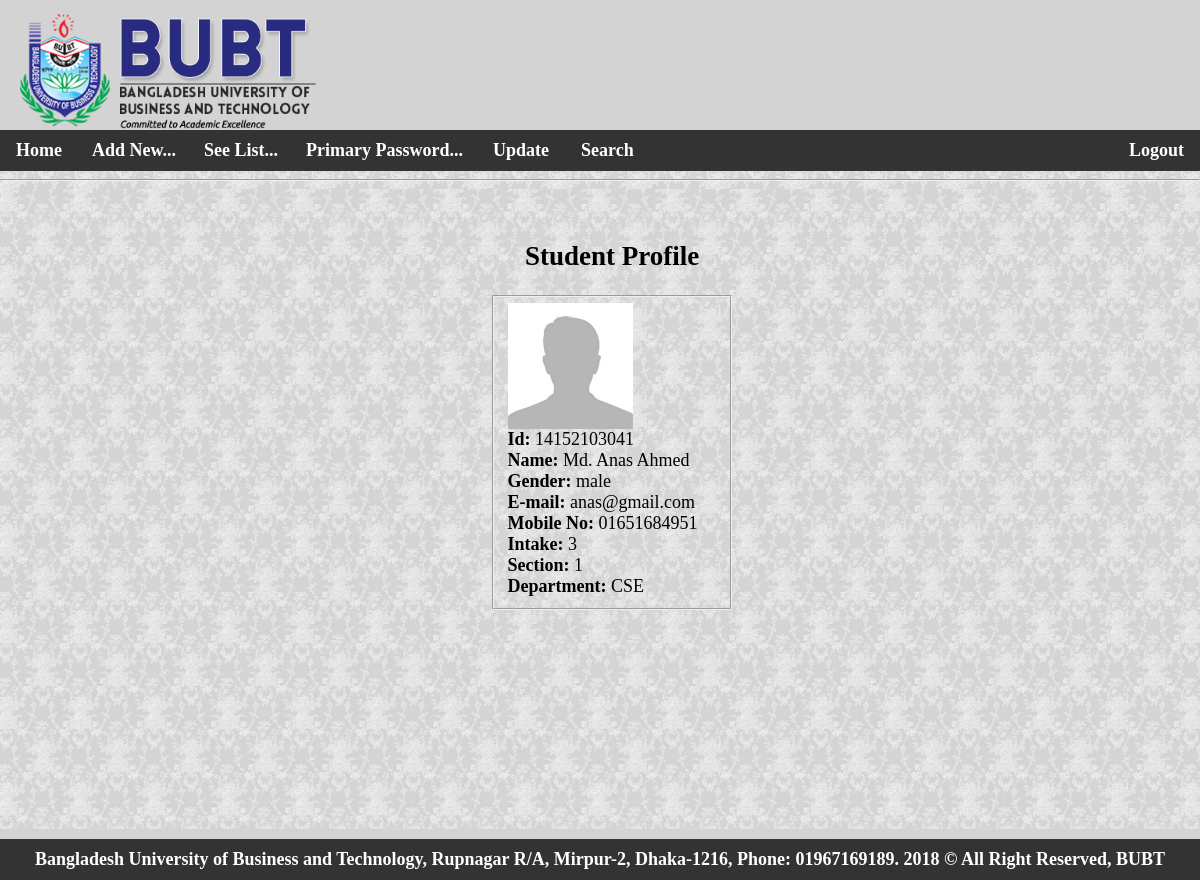
Screenshot of /stu_pro.php?id=14152103041 (signed in) with the database file from the repository.
### tables this page shows
CREATE TABLE `student` (
  `id` int(11) NOT NULL,
  `student_id` bigint(100) NOT NULL,
  `name` varchar(255) NOT NULL,
  `gender` varchar(255) NOT NULL,
  `email` varchar(255) NOT NULL,
  `intake` int(100) NOT NULL,
  `section` int(100) NOT NULL,
  `mobile` varchar(100) NOT NULL,
  `department` varchar(255) NOT NULL,
  `password` varchar(255) NOT NULL,
  `image` varchar(255) DEFAULT NULL
);

### stu_pro.php (the view, shortened to what this page needs)
<?php
$conn= mysqli_connect("localhost", "root", "", "course_list");
if($conn-> connect_error){
die("connection failed".$conn-> connect_error);
}
else{
	if (isset($_SESSION['user'])){$id = $_SESSION['user'];
	$stu_id=$_GET['id'];
	$sql= "select student_id,name,gender,email,intake,section,mobile,department,image from student
	WHERE student_id = '$stu_id'";
$result = $conn-> query($sql);
}
}
?>
<!DOCTYPE>
<html>
<head>
</head>
<body>
<?php
include "admin_header.php";
?>
<div class="bg-img">
<div>
<?php
$row = $result-> fetch_assoc();
?>
<form method="POST" class="container" enctype="multipart/form-data">
<h2 style="font-family:cambria math" align="center">Student Profile</h2>
<fieldset>
<img class="img-responsive" style="width:60%;" src="student_images/<?php  echo $row["image"];?>">
</img><br>
<label for="student_id">Id: </label><?php echo $row['student_id'];?><br>
<label for="name">Name: </label><?php echo $row['name'];?><br>
<label for="gender">Gender: </label><?php echo $row['gender'];?><br>
<label for="email">E-mail: </label><?php echo $row['email']; ?><br>
<label for="mobile">Mobile No: </label><?php echo $row['mobile']; ?><br>
<label for="intake">Intake: </label><?php echo $row['intake']; ?><br>
<label for="section">Section: </label><?php echo $row['section']; ?><br>
<label for="department">Department: </label><?php echo $row['department']; ?><br>
</fieldset>
</form>
</div>
</div>
<div class="footer">
  <ul><b>
  <li3><a>Bangladesh University of Business and Technology, Rupnagar R/A, Mirpur-2, Dhaka-1216, Phone: 01967169189. 2018 &#169; All Right Reserved, BUBT</a></li3>
</ul>
</div>
</body>
</html>

### style11.php (style rules this page uses)
body { margin: 0; padding:0; height:100%; background-image:url("images/wall8.jpg"); background-size: cover; font-family: cambria math; }
ul { list-style-type: none; //margin: -3px; margin-top: 0px; margin-bottom: -10px; margin-right: -16px; margin-left: -16px; padding: 0px; overflow: hidden; background-color: #333; font-size: 18px; }
li3 { float: center; }
li3 a { display: block; color: white; text-align: center; padding: 10px 16px; text-decoration: none; font-size:18px; }
* { box-sizing: border-box; }
.bg-img { background-image: url("images/wall8.jpg"); height:80%; //min-height: 600px; //background-position: center; background-repeat: no-repeat; background-size: cover; position: relative; }
.footer { padding: 10px 16px; color:black; background:lightgray; }
.container { position: absolute; height:100%; width: 22%; margin-left: 40%; margin-right: 40%; margin-top: 20px; padding: 10px; font-size: 18px; height: 0px; }
label { font-family:cambria math; font-weight: bold; font-size:18px; }

### rows the page displays
student: image (picture), student "14152103041", name "Md. Anas Ahmed", gender "male", email "anas@gmail.com", mobile "01651684951", intake "3", section "1", department "CSE"
